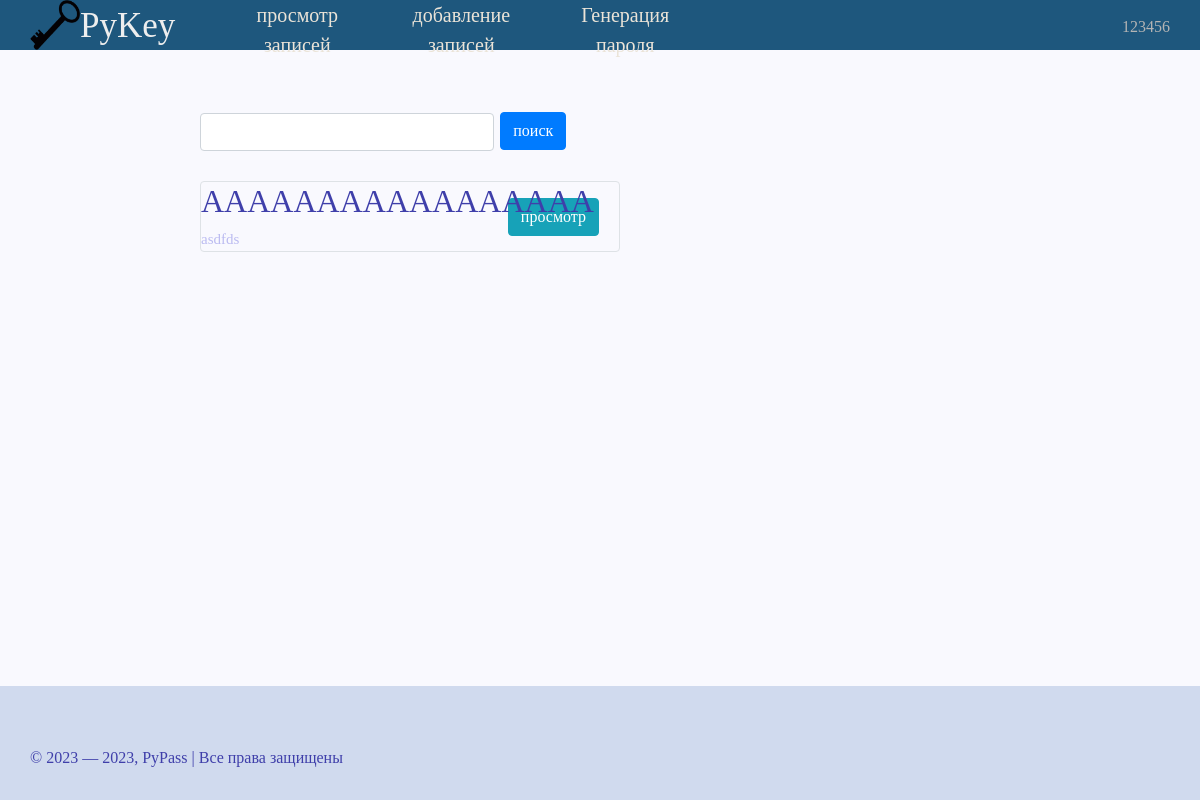
The page /View_list (signed in) on the database as committed earlier.
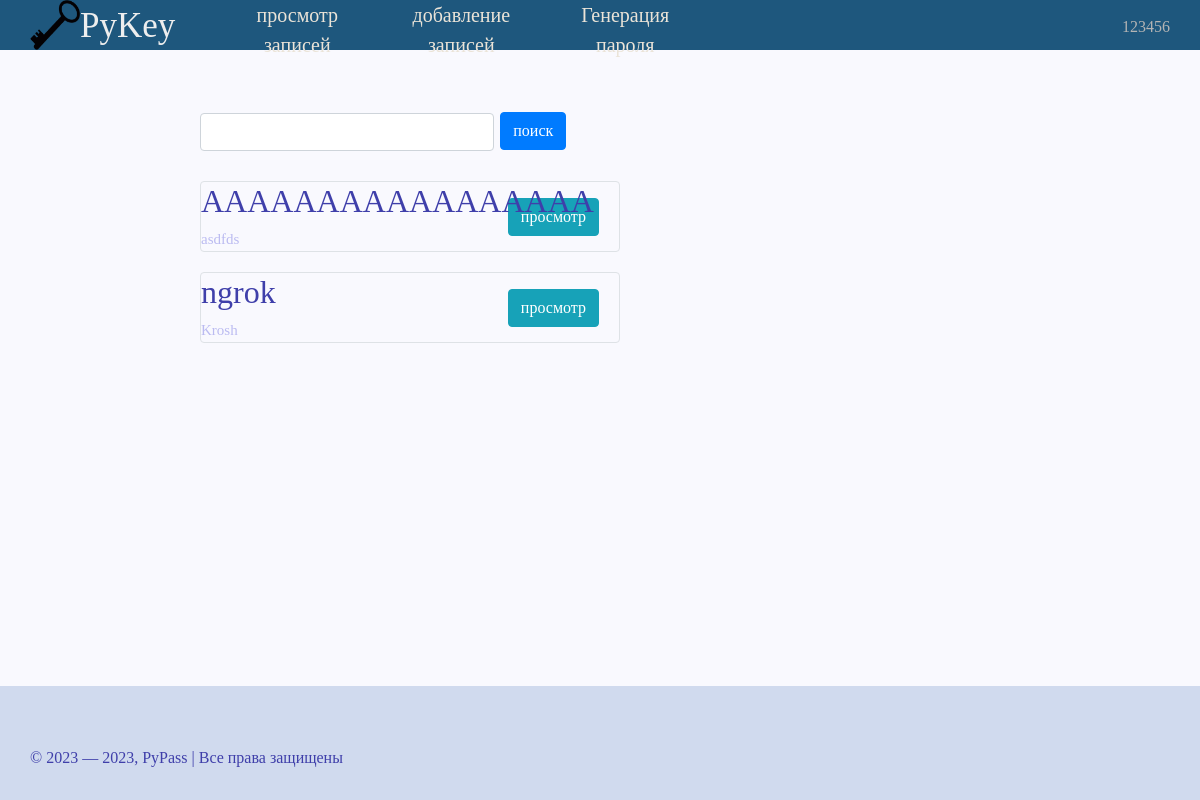
The same page on the database as committed later.
### data/user.py (models this page shows, shortened)
class User(SqlAlchemyBase, UserMixin):
    __tablename__ = 'users'
    id = sqlalchemy.Column(sqlalchemy.Integer,
                           primary_key=True, autoincrement=True)
    name = sqlalchemy.Column(sqlalchemy.String, nullable=True)
    email = sqlalchemy.Column(sqlalchemy.String,
                              index=True, unique=True, nullable=True)
    password = sqlalchemy.Column(sqlalchemy.String, nullable=True)
    reset_code = sqlalchemy.Column(sqlalchemy.String, nullable=True)

### data/passwords.py (models this page shows, shortened)
class Passwords(SqlAlchemyBase):
    __tablename__ = 'password'
    id = sqlalchemy.Column(sqlalchemy.Integer,
                           primary_key=True, autoincrement=True)
    user_id = sqlalchemy.Column(sqlalchemy.Integer,
                                sqlalchemy.ForeignKey("users.id"))
    title = sqlalchemy.Column(sqlalchemy.String)
    login = sqlalchemy.Column(sqlalchemy.String)
    password = sqlalchemy.Column(sqlalchemy.String)
    site = sqlalchemy.Column(sqlalchemy.String)
    note = sqlalchemy.Column(sqlalchemy.String, nullable=True)

### server.py (the view)
@app.route('/View_list', methods=['GET', 'POST'])
def View_list():
    form = ViewInfo()
    db_sess = db_session.create_session()
    password = db_sess.query(Passwords).filter(Passwords.user_id == current_user.id)
    if form.validate_on_submit():
        text = form.search_field.data
        password = list(db_sess.query(Passwords).filter((Passwords.user_id == current_user.id),
                                                        (Passwords.title.like(f'%{text.lower()}%')) |
                                                        (Passwords.title.like(f'%{text.upper()}%'))))
    empty_list = empty_check(list(password))
    return render_template('View_list.html', password=password, form=form, title='!!!!', empty_list=empty_list)

### forms.py
class ViewInfo(FlaskForm):
    search_field = StringField(validators=[DataRequired()])
    search = SubmitField('поиск')
    show_info_button = SubmitField('просмотр')

### data/db_session.py (called while the page is built)
def create_session() -> Session:
    global __factory
    return __factory()

### server.py (called while the page is built)
@login_manager.user_loader
def load_user(user_id):
    db_sess = db_session.create_session()
    return db_sess.query(User).get(user_id)

### work_func.py (called while the page is built)
def empty_check(some_list):
    if some_list:
        return True
    else:
        return False

### templates/View_list.html (shortened to what this page needs)
{% extends "base.html" %}
{% block content %}
<form action="" method="post" novalidate>
	<div class="conteriner_view">
		<div class="container_right">
			<div class="search_place"><div class="give_place_to_buttton">{{ form.search_field(class="form-control") }}</div>
			{{ form.search(type="submit", class="btn btn-primary") }}</div>
			{% if empty_list %}
				{% for item in password%}
					<div class="box col-md6 border rounded">
						<h2>{{ item.title }}</h2>
						<span class="small_text">{{ item.login }}</span>
						<a href="{{ url_for('View_list_withinfo', id=item.id) }}" class="btn btn-info" id="show_info_button">просмотр</a>
					</div>
				{% endfor %}
			{% else %}
				<h2> Ничего не найдено </h2>
			{% endif %}
		</div>
	</div>
</form>
{% endblock %}

### templates/base.html (shortened to what this page needs)
<!DOCTYPE html>
<html lang="ru">
<head>
	<link rel="stylesheet" href="https://maxcdn.bootstrapcdn.com/bootstrap/4.0.0/css/bootstrap.min.css">
	<link rel="stylesheet" type="text/css" href="{{ url_for('static', filename='css/mainstyle.css') }}">
</head>
<body>
	<div class="header">
		<div class="logo">
			<a href="{{ url_for('index') }}"><img class="logotip" src="{{ url_for('static', filename='data/key.png') }}" alt="logo"></a>
			<span class="smallintrodaction">PyKey</span>
			<div class="menu">
				{% if current_user.is_authenticated %}
					<ul>
						<li><a href="{{ url_for('View_list') }}">просмотр записей</a></li>
						<li><a href="{{ url_for('Adding_info') }}">добавление записей</a></li>
						<li><a href="{{ url_for('create_pass') }}">Генерация пароля</a></li>
					</ul>
				{% else %}
					<ul>
						<li><a href="{{ url_for('create_pass') }}">Генерация пароля</a></li>
					</ul>
				{% endif %}
				<div class="profile">
					{% if current_user.is_authenticated %}
						<a href="{{ url_for('profile') }}" class="login">{{ current_user.name }}</a>
					{% else %}
						<a href="{{ url_for('login') }}" class="login">Авторизаяция</a>
						<a href="{{ url_for('regist') }}" class="regist">регистрация</a>
					{% endif %}
				</div>
			</div>
		</div>
	</div>
	<div class="container_box">
    		{% block content %}{% endblock %}
	</div>
	<div class="footer">
		<div class="footer-text">© 2023 — 2023, PyPass | Все права защищены</div>
	</div>
</body>
</html>

### static/css/mainstyle.css (style rules this page uses)
html { height: 100%; }
body { font-family: fantasy; margin: 0; padding: 0; color: #3F3FAA; display: flex; flex-direction: column; height: 100%; background-color: #F9F9FE; }
.header { background-color: #1E577D; text-align: left; color:#EEE; flex: 0 0 auto; }
.logo { max-height: 50px; margin: 0px 30px; display:flex; }
.logotip { width: 50px; height: 50px; }
.smallintrodaction { font-size: 35px; height: 50px; cursor: default; color: FFF; }
.profile { position: absolute; margin: 15px; 15px; right: 0px; top: 0px; }
.login { margin: 15px; 15px; text-decoration: none; color: #B4B4B4; }
.menu ul li { list-style: none; float: left; text-align: center; }
.menu ul li a { color:#EBE4D8; margin-left: 10px; margin-right: 10px; display: inline-block; text-decoration: none; width: 12vw; font-size: 20px; height: 50px; cursor: pointer; }
.container_box { flex: 1 0 auto; font-size: 25px; margin: 60px; margin-left: 200px; margin-right: 200px; }
.conteriner_view { display:flex; }
.container_right { display:inline-block; min-width: 35vw; }
.give_place_to_buttton { display: inline-block; width: 70%; }
.search_place { margin-bottom: 30px; }
.small_text { font-size: 15px; color: #BBBBF1; }
.box { font-size: 15px; margin-top: 20px; margin-bottom: 20px; }
#show_info_button { margin-top: -30px; margin-right:20px; float: right; }
.footer { position: relative; flex: 0 0 auto; width: 100%; background-color: #D0DAEE; }
.footer-text { margin: 30px; margin-top: 60px; }

Rows that differ between the two databases and show on the page:
added Passwords: title "ngrok", login "Krosh"
